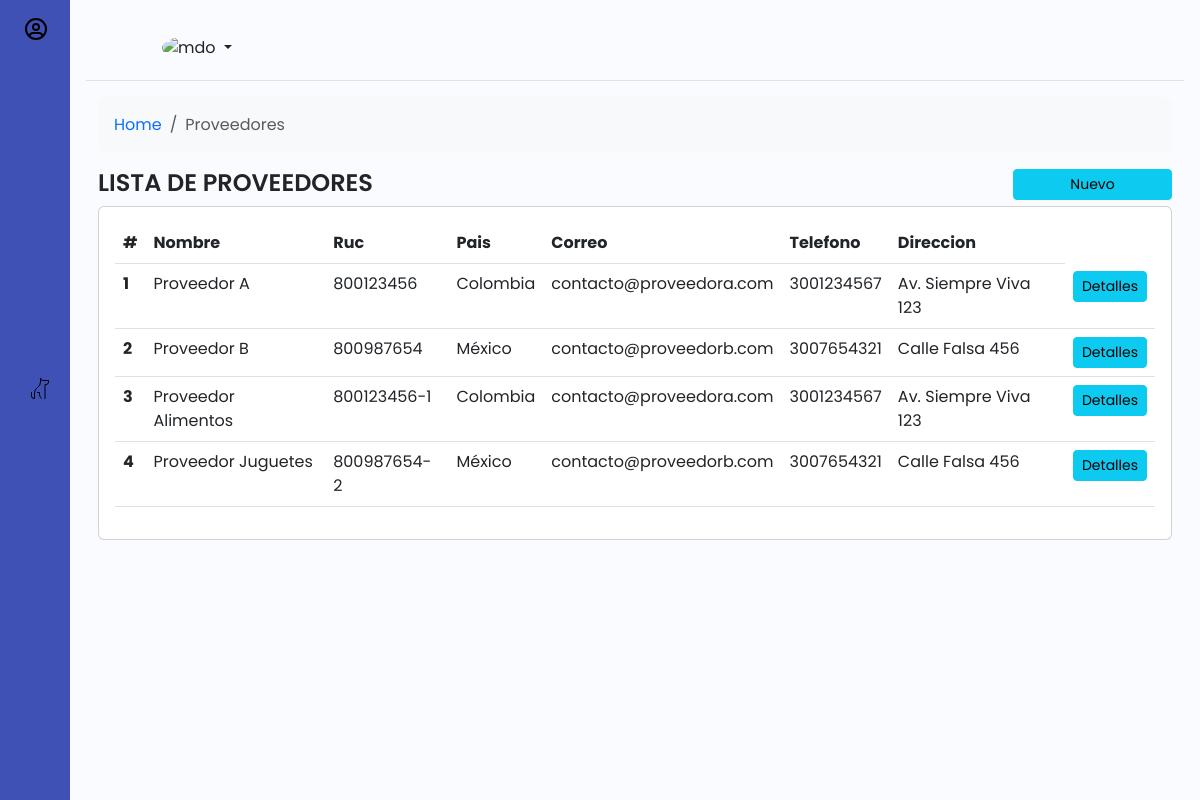
The page /Pag/Proveedores/lista.php on the database its author committed.
### tables this page shows
CREATE TABLE IF NOT EXISTS `proveedores` (
  `id_proveedor` int NOT NULL AUTO_INCREMENT,
  `nombre` varchar(50) NOT NULL,
  `ruc` varchar(20) DEFAULT NULL,
  `pais` varchar(50) DEFAULT NULL,
  `correo` varchar(50) DEFAULT NULL,
  `telefono` varchar(20) DEFAULT NULL,
  `direccion` varchar(100) DEFAULT NULL,
  PRIMARY KEY (`id_proveedor`),
  UNIQUE KEY `ruc` (`ruc`)
);

### includes/conn.php (called while the page is built, shortened)
<?php
	class conectarDB {
		public function __construct(){
			try{
				$this->conn_db=new PDO(DB_HOST,DB_USER,DB_PASS);
			}catch(Exception $e){
				echo "Error al conectar" .$e->getCode();
			}
		}
	}
?>

### modelo/class_proveedor.php (called while the page is built, shortened)
<?php
require_once($_SERVER['DOCUMENT_ROOT'].'/MISMASCOTAS/includes/conn.php');
class proveedor extends conectarDB{
	public function listar_proveedor(){
		$sql="SELECT * FROM proveedores";
		$sentencia=$this->conn_db->prepare($sql);
		$sentencia->execute();
		$resultados = $sentencia->fetchAll(PDO::FETCH_ASSOC);
		$this->conn_db=null;
		return $resultados;
	}
}

### Pag/Proveedores/lista.php (the view, shortened to what this page needs)
<?php
    $proveedor =  new proveedor();
    $lista =  $proveedor->listar_proveedor();
?>
<div class="row">
    <div class="col-md-12">
        <nav aria-label="breadcrumb">
            <ol class="breadcrumb p-3 bg-body-tertiary rounded-3">
            <li class="breadcrumb-item"><a href="#">Home</a></li>
            <li class="breadcrumb-item active" aria-current="page">Proveedores</li>
            </ol>
        </nav>
    </div>
</div>
<div class="row">
    <div class="col-md-10">
        <h1>LISTA DE PROVEEDORES</h1>
    </div>
    <div class="col-md-2">
        <a href="residencial_nuevo.php" class="btn btn-info btn-sm col-12">Nuevo</a>
    </div>
</div>
<div class="row">
    <div class="col-md-12">
        <div class="card">
            <div class="card-body">
                <table class="table">
                    <thead>
                        <tr>
                            <th scope="col">#</th>
                            <th scope="col">Nombre</th>
                            <th scope="col">Ruc</th>
                            <th scope="col">Pais</th>
                            <th scope="col">Correo</th>
                            <th scope="col">Telefono</th>
                            <th scope="col">Direccion</th>
                        </tr>
                    </thead>
                    <tbody>
                        <?php
                            $cont = 0;
                            foreach($lista as $fila){
                                $cont++;
                            ?>
                            <tr>
                                <th scope="row"><?php echo $cont?></th>
                                <td><?php echo $fila['nombre']?></td>
                                <td><?php echo $fila['ruc']?></td>
                                <td><?php echo $fila['pais']?></td>
                                <td><?php echo $fila['correo']?></td>
                                <td><?php echo $fila['telefono']?></td>
                                <td><?php echo $fila['direccion']?></td>
                                <td><a href="residencial_detalle.php?ID=<?php echo $fila['id_proveedor']?>" class="btn btn-sm btn-info">Detalles</a></td>
                            </tr>
                        <?php  } ?>
                    </tbody>
                </table>
            </div>
        </div>
    </div>
</div>

### css/style.css (style rules this page uses)
a { text-decoration: none; }
li { list-style: none; }
h1 { font-weight: 600; font-size: 1.5rem; }
body { font-family: 'Poppins', sans-serif; }
.wrapper { display: flex; }
.main { min-height: 100vh; width: 100%; overflow: hidden; transition: all 0.35s ease-in-out; background-color: #fafbfe; }
#sidebar { width: 70px; min-width: 70px; z-index: 1000; transition: all .25s ease-in-out; background-color: #3f51b5; display: flex; flex-direction: column; }
.toggle-btn { background-color: transparent; cursor: pointer; border: 0; padding: 1rem 1.5rem; }
.sidebar-nav { padding: 2rem 0; flex: 1 1 auto; }
a.sidebar-link { padding: .625rem 1.625rem; color: #FFF; display: block; font-size: 0.9rem; white-space: nowrap; border-left: 3px solid transparent; }
.sidebar-item { position: relative; }

### rows shown on the page
proveedores: nombre "Proveedor A", ruc "800123456", pais "Colombia", correo "contacto@proveedora.com", telefono "3001234567", direccion "Av. Siempre Viva 123"
proveedores: nombre "Proveedor B", ruc "800987654", pais "México", correo "contacto@proveedorb.com", telefono "3007654321", direccion "Calle Falsa 456"
proveedores: nombre "Proveedor Alimentos", ruc "800123456-1", pais "Colombia", correo "contacto@proveedora.com", telefono "3001234567", direccion "Av. Siempre Viva 123"
proveedores: nombre "Proveedor Juguetes", ruc "800987654-2", pais "México", correo "contacto@proveedorb.com", telefono "3007654321", direccion "Calle Falsa 456"
